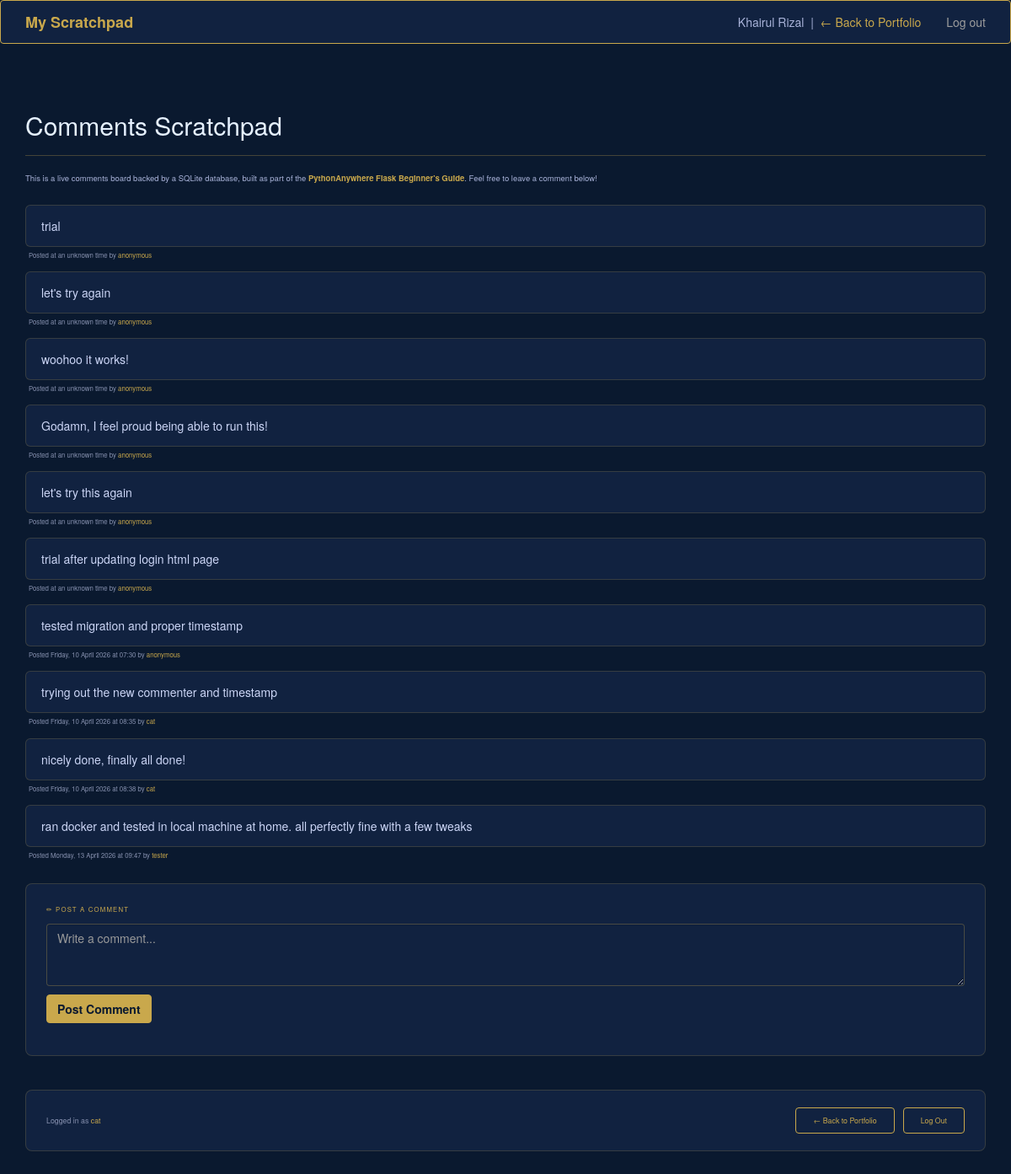
Screenshot of /scratchpad (signed in) with the database file from the repository.
### flask_app.py (models this page shows, shortened)
class Comment(db.Model):
    __tablename__ = "comments"
    id = db.Column(db.Integer, primary_key=True)
    content = db.Column(db.String(4096))
    posted = db.Column(db.DateTime, default=datetime.now)
    commenter_id = db.Column(db.Integer, db.ForeignKey('users.id'), nullable=True)
    commenter = db.relationship('User', foreign_keys=commenter_id)

class User(UserMixin, db.Model):
    __tablename__ = "users"
    id = db.Column(db.Integer, primary_key=True)
    username = db.Column(db.String(128), unique=True, nullable=False)
    password_hash = db.Column(db.String(256), nullable=False)

### flask_app.py (the view, shortened to what this page needs)
@app.route("/scratchpad", methods=["GET", "POST"])
def index():
    if request.method == "GET":
        return render_template("main_page.html", comments=Comment.query.all())

### flask_app.py (called while the page is built)
@login_manager.user_loader
def load_user(user_id):
    return User.query.get(int(user_id))

### templates/main_page.html (shortened to what this page needs)
<html>
    <head>
        <link rel="stylesheet" href="https://maxcdn.bootstrapcdn.com/bootstrap/3.3.5/css/bootstrap.min.css">
    </head>
    <body>
        <nav class="navbar navbar-inverse">
            <div class="container">
                <div class="navbar-header">
                    <a class="navbar-brand" href="/scratchpad">My Scratchpad</a>
                </div>
                <ul class="nav navbar-nav navbar-right">
                    {% if current_user.is_authenticated %}
                        <li><a href="{{ url_for('logout') }}">Log out</a></li>
                    {% else %}
                        <li><a href="{{ url_for('login') }}">Log in</a></li>
                    {% endif %}
                </ul>
                <div class="navbar-text navbar-right" style="margin-right: 15px;">
                    Khairul Rizal &nbsp;|&nbsp;
                    <a href="/">← Back to Portfolio</a>
                </div>
            </div>
        </nav>
        <div class="container" style="margin-top: 40px;">
            <div class="page-header">
                <h2>Comments Scratchpad</h2>
            </div>
            <p class="intro-text">
                This is a live comments board backed by a SQLite database, built as part of the
                <strong style="color:#c9a84c;">PythonAnywhere Flask Beginner's Guide</strong>.
                Feel free to leave a comment below!
            </p>
            {% for comment in comments %}
            <div class="comment-box">
                {{ comment.content }}
            </div>
            <div class="comment-meta">
                Posted
                {% if comment.posted %}
                    {{ comment.posted.strftime("%A, %d %B %Y at %H:%M") }}
                {% else %}
                    at an unknown time
                {% endif %}
                by
                {% if comment.commenter %}
                    <span>{{ comment.commenter.username }}</span>
                {% else %}
                    <span>anonymous</span>
                {% endif %}
            </div>
            {% endfor %}
            {% if current_user.is_authenticated %}
            <div class="comment-form-section">
                <p class="comment-form-title">✏ Post a Comment</p>
                <form action="/scratchpad" method="POST">
                    <textarea class="form-control" name="contents" rows="3" placeholder="Write a comment..."></textarea>
                    <input type="submit" class="btn btn-success" value="Post Comment">
                </form>
            </div>
            {% endif %}
            {% if current_user.is_authenticated %}
            <div class="action-bar">
                <div class="action-bar-text">
                    Logged in as <span>{{ current_user.username }}</span>
                </div>
                <div class="action-bar-buttons">
                    <a href="/" class="btn-outline-gold">← Back to Portfolio</a>
                    <a href="{{ url_for('logout') }}" class="btn-outline-gold">Log Out</a>
                </div>
            </div>
            {% endif %}
        </div>
    </body>
</html>

### templates/main_page.html (style rules this page uses)
body { background-color: #0a192f; color: #a8b2d8; }
.navbar-inverse { background-color: #112240; border-color: #c9a84c; }
.navbar-brand { color: #c9a84c !important; font-weight: bold; }
.navbar-text { color: #a8b2d8 !important; }
.navbar-text a { color: #c9a84c !important; }
.comment-box { background: #112240; border: 1px solid rgba(201,168,76,0.2); border-radius: 6px; padding: 14px 18px; margin-bottom: 4px; color: #ccd6f6; }
.comment-meta { font-size: 0.78rem; color: #8892b0; margin-bottom: 14px; padding-left: 4px; }
.comment-meta span { color: #c9a84c; }
textarea.form-control { background: #112240; color: #ccd6f6; border-color: rgba(201,168,76,0.3); }
.btn-success { background-color: #c9a84c; border-color: #c9a84c; color: #0a192f; font-weight: bold; margin-top: 10px; }
.btn-outline-gold { background: transparent; border: 1px solid #c9a84c; color: #c9a84c; border-radius: 4px; padding: 8px 20px; font-size: 0.88rem; text-decoration: none; display: inline-block; transition: all 0.2s; }
.page-header { color: #e6f1ff; border-bottom-color: rgba(201,168,76,0.3); }
.intro-text { font-size: 0.95rem; margin-bottom: 24px; }
.action-bar { margin-top: 40px; margin-bottom: 40px; padding: 20px 24px; background: #112240; border: 1px solid rgba(201,168,76,0.2); border-radius: 8px; display: flex; align-items: center; justify-content: space-between; flex-wrap: wrap; gap: 12px; }
.action-bar-text { font-size: 0.88rem; color: #8892b0; }
.action-bar-text span { color: #c9a84c; font-weight: 500; }
.action-bar-buttons { display: flex; gap: 10px; flex-wrap: wrap; }
.comment-form-section { margin-top: 28px; padding: 24px; background: #112240; border: 1px solid rgba(201,168,76,0.2); border-radius: 8px; }
.comment-form-title { font-size: 0.78rem; letter-spacing: 0.15em; text-transform: uppercase; color: #c9a84c; margin-bottom: 12px; }

### rows the page displays
Comment: content "trial", shows "at an unknown time", shows "anonymous"
Comment: content "let's try again", shows "at an unknown time", shows "anonymous"
Comment: content "woohoo it works!", shows "at an unknown time", shows "anonymous"
Comment: content "Godamn, I feel proud being able to run this!", shows "at an unknown time", shows "anonymous"
Comment: content "let's try this again", shows "at an unknown time", shows "anonymous"
Comment: content "trial after updating login html page", shows "at an unknown time", shows "anonymous"
Comment: content "tested migration and proper timestamp", posted "Friday, 10 April 2026 at 07:30", shows "anonymous"
Comment: content "trying out the new commenter and timestamp", posted "Friday, 10 April 2026 at 08:35", commenter.username "cat"
Comment: content "nicely done, finally all done!", posted "Friday, 10 April 2026 at 08:38", commenter.username "cat"
Comment: content "ran docker and tested in local machine at home. all perfectly fine with a few tweaks", posted "Monday, 13 April 2026 at 09:47", commenter.username "tester"
User: username "cat"
